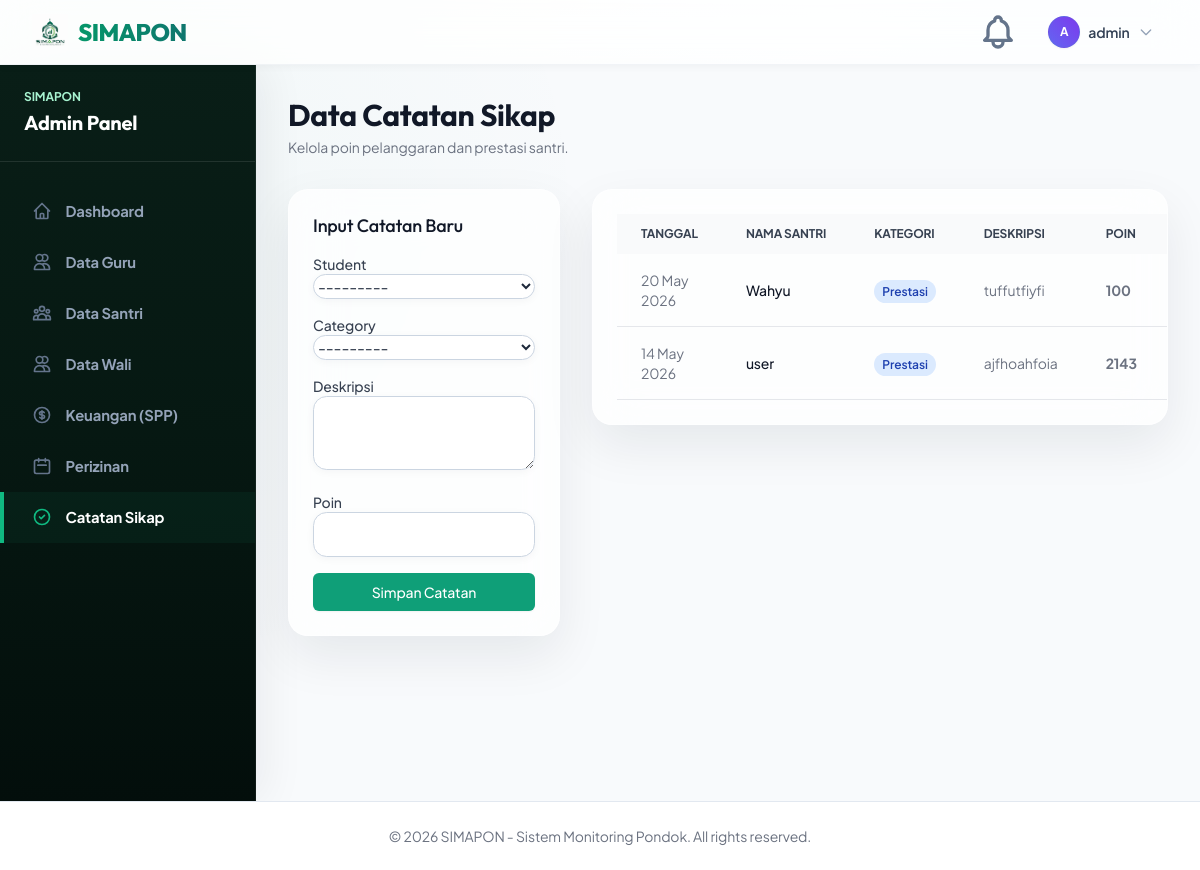
The app's page /dashboard/admin/behavior/ (signed in), older data.
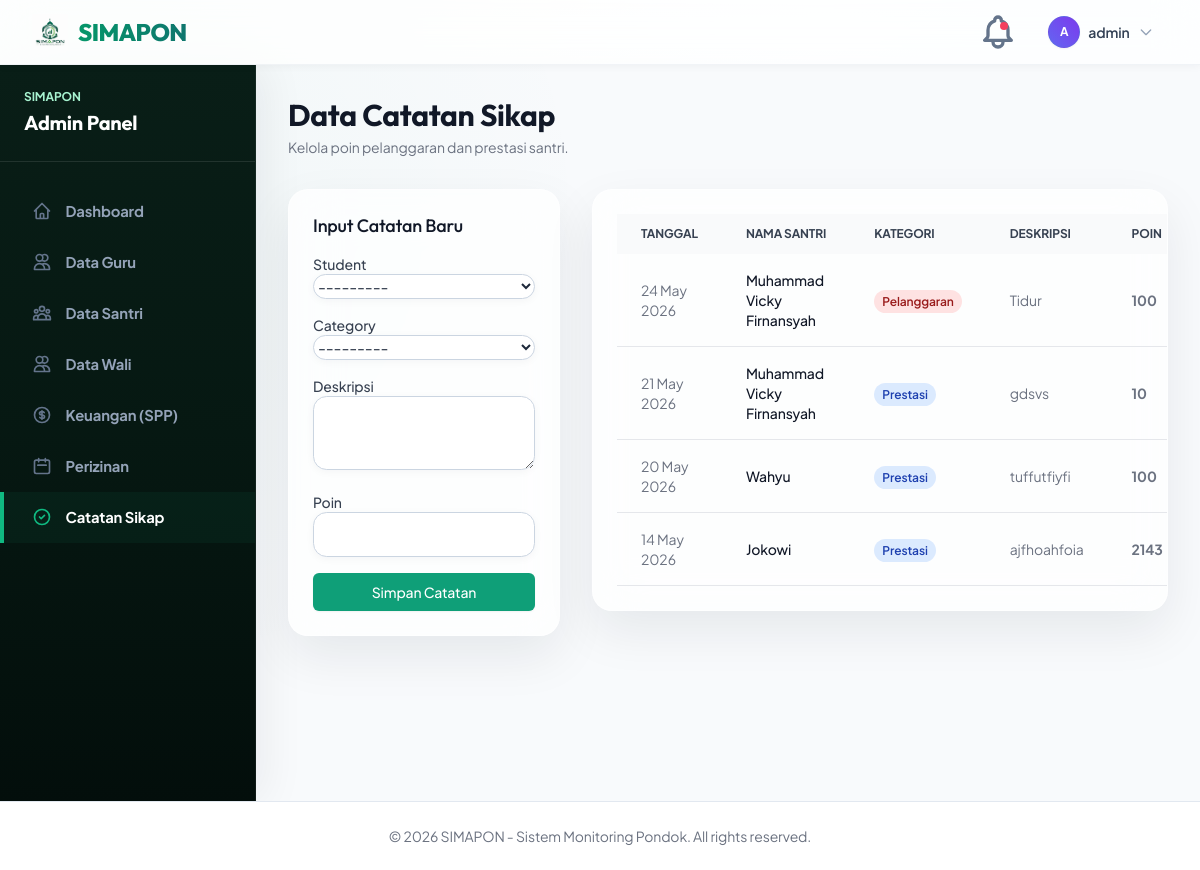
The same page, newer data.
### behavior/models.py (models this page shows, shortened)
class BehaviorNote(models.Model):
    CATEGORY_CHOICES = [
        ('prestasi', 'Prestasi'),
        ('pelanggaran', 'Pelanggaran'),
    ]
    student = models.ForeignKey(Student, on_delete=models.CASCADE, related_name='behavior_notes')
    category = models.CharField(max_length=20, choices=CATEGORY_CHOICES)
    description = models.TextField(verbose_name="Deskripsi")
    points = models.IntegerField(verbose_name="Poin")
    date = models.DateField(auto_now_add=True, verbose_name="Tanggal")
    class Meta:
        db_table = 'simapon_catatan_perilaku'

### students/models.py (models this page shows)
class Student(models.Model):
    parent = models.ForeignKey(settings.AUTH_USER_MODEL, on_delete=models.CASCADE, related_name='children', limit_choices_to={'is_parent': True}, blank=True, null=True)
    nis = models.CharField(max_length=20, unique=True, verbose_name="NIS")
    name = models.CharField(max_length=100, verbose_name="Nama Lengkap")
    grade = models.CharField(max_length=50, verbose_name="Kelas")
    birth_date = models.DateField(verbose_name="Tanggal Lahir")
    photo = models.ImageField(upload_to=get_student_upload_path, blank=True, null=True, verbose_name="Foto Santri")
    class Meta:
        db_table = 'simapon_santri'
    def __str__(self):
        return f"{self.nis} - {self.name}"

### users/views.py (the view, shortened to what this page needs)
# urls.py: path('dashboard/admin/behavior/', views.admin_behavior_list, name='admin_behavior_list'),
@login_required
def admin_behavior_list(request):
    if not (request.user.is_admin or request.user.is_staff):
        return redirect('dashboard')
    if request.method == 'POST':
        form = BehaviorNoteForm(request.POST)
        if form.is_valid():
            form.save()
            messages.success(request, 'Catatan sikap berhasil ditambahkan.')
            return redirect('admin_behavior_list')
    else:
        form = BehaviorNoteForm()
    behaviors = BehaviorNote.objects.all().select_related('student').order_by('-date', '-id')
    return render(request, 'dashboards/admin/behavior.html', {'behaviors': behaviors, 'form': form})

### behavior/forms.py
class BehaviorNoteForm(forms.ModelForm):
    class Meta:
        model = BehaviorNote
        fields = ['student', 'category', 'description', 'points']
        widgets = {
            'description': forms.Textarea(attrs={'rows': 3}),
        }
    def __init__(self, *args, **kwargs):
        super().__init__(*args, **kwargs)
        for field in self.fields.values():
            field.widget.attrs.setdefault('class', 'form-control')

### users/context_processors.py (called while the page is built)
def notifications_processor(request):
    if request.user.is_authenticated:
        latest_notifications = request.user.notifications.all()[:10]
        unread_count = request.user.notifications.filter(is_read=False).count()
        return {
            'latest_notifications': latest_notifications,
            'unread_notifications_count': unread_count,
        }
    return {}

### templates/dashboards/admin/behavior.html (shortened to what this page needs)
{% extends 'dashboards/admin/base.html' %} {% block admin_content %}
<div class="mb-8 flex justify-between items-center">
  <div>
    <h2
      class="text-2xl font-bold leading-7 text-gray-900 sm:text-3xl sm:truncate"
    >
      Data Catatan Sikap
    </h2>
    <p class="mt-1 text-sm text-gray-500">
      Kelola poin pelanggaran dan prestasi santri.
    </p>
  </div>
</div>
<div class="grid grid-cols-1 lg:grid-cols-3 gap-8">
  <div class="lg:col-span-1">
    <div class="bg-white shadow sm:rounded-lg">
      <div class="px-4 py-5 sm:p-6">
        <h3 class="text-lg leading-6 font-medium text-gray-900 mb-4">
          Input Catatan Baru
        </h3>
        <form method="POST" class="space-y-4">
          {% csrf_token %} {% for field in form %}
          <div>
            <label
              for="{{ field.id_for_label }}"
              class="block text-sm font-medium text-gray-700"
              >{{ field.label }}</label
            >
            {{ field }}
          </div>
          {% endfor %}
          <button
            type="submit"
            class="w-full flex justify-center py-2 px-4 border border-transparent rounded-md shadow-sm text-sm font-medium text-white bg-primary hover:bg-secondary focus:outline-none focus:ring-2 focus:ring-offset-2 focus:ring-primary"
          >
            Simpan Catatan
          </button>
        </form>
      </div>
    </div>
  </div>
  <div class="lg:col-span-2">
    <div class="bg-white shadow sm:rounded-lg overflow-hidden">
      <div class="p-6">
        <table class="datatable w-full text-left text-sm text-gray-500">
          <thead class="text-xs text-gray-700 uppercase bg-gray-50">
            <tr>
              <th class="px-6 py-3">Tanggal</th>
              <th class="px-6 py-3">Nama Santri</th>
              <th class="px-6 py-3">Kategori</th>
              <th class="px-6 py-3">Deskripsi</th>
              <th class="px-6 py-3">Poin</th>
              <th class="px-6 py-3">Aksi</th>
            </tr>
          </thead>
          <tbody>
            {% for behavior in behaviors %}
            <tr class="border-b hover:bg-gray-50">
              <td class="px-6 py-4">{{ behavior.date|date:"d M Y" }}</td>
              <td class="px-6 py-4 font-medium text-gray-900">
                {{ behavior.student.name }}
              </td>
              <td class="px-6 py-4">
                {% if behavior.category == 'prestasi' %}
                <span
                  class="px-2 py-1 text-xs font-semibold rounded-full bg-blue-100 text-blue-800"
                  >Prestasi</span
                >
                {% else %}
                <span
                  class="px-2 py-1 text-xs font-semibold rounded-full bg-red-100 text-red-800"
                  >Pelanggaran</span
                >
                {% endif %}
              </td>
              <td class="px-6 py-4 truncate max-w-xs">
                {{ behavior.description }}
              </td>
              <td class="px-6 py-4 font-bold">{{ behavior.points }}</td>
              <td class="px-6 py-4">
              </td>
            </tr>
            {% endfor %}
          </tbody>
        </table>
      </div>
    </div>
  </div>
</div>
{% endblock %}

### templates/base.html (shortened to what the changed rows need)
<!doctype html>
{% load static %}
<html lang="id">
  <head>
    <script src="https://cdn.tailwindcss.com"></script>
    <link
      href="https://cdn.jsdelivr.net/npm/simple-datatables@latest/dist/style.css"
      rel="stylesheet"
      type="text/css"
    />
    <link href="{% static 'css/simapon.css' %}" rel="stylesheet" />
  </head>
  <body class="text-slate-800 antialiased min-h-screen flex flex-col font-sans">
    <nav class="app-navbar w-full z-30 top-0 sticky">
      <div class="max-w-7xl mx-auto px-4 sm:px-6 lg:px-8">
        <div class="flex justify-between h-16">
          <div class="flex items-center gap-2 sm:gap-4">
            {% if user.is_authenticated %}
            <div class="relative group" id="notification-dropdown">
              <button
                class="nav-link flex items-center justify-center w-10 h-10 rounded-lg p-0 relative hover:bg-slate-100 transition-colors"
                type="button"
                id="notification-bell-btn"
                title="Notifikasi"
              >
                {% if unread_notifications_count > 0 %}
                <span class="absolute top-2.5 right-2.5 block h-2 w-2 rounded-full bg-rose-500" id="notif-badge"></span>
                {% endif %}
              </button>
            </div>
            {% endif %}
          </div>
        </div>
      </div>
    </nav>
    <main class="flex-grow">
      {% block content %} {% endblock %}
    </main>
  </body>
</html>

Row changes from the older to the newer data that the page shows:
added BehaviorNote: date "24 May 2026", student.name "Muhammad Vicky Firnansyah", category "Pelanggaran", description "Tidur", points "100"
added BehaviorNote: date "21 May 2026", student.name "Muhammad Vicky Firnansyah", category "Prestasi", description "gdsvs", points "10"
changed through a linked row, BehaviorNote "ajfhoahfoia": student.name "user" → "Jokowi"
